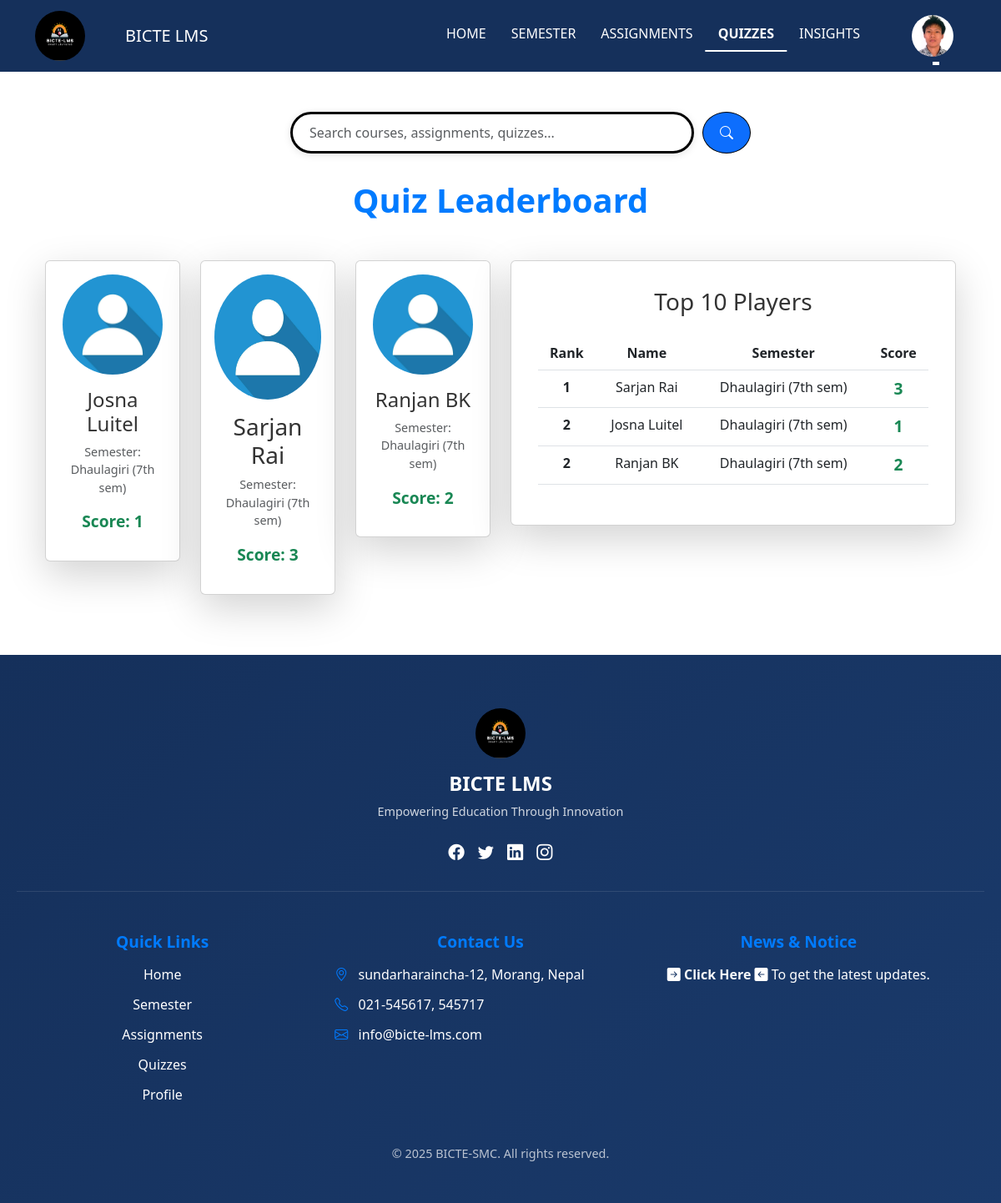
/api/leaderboard/ (signed in), run on the app's committed database.
### main/models.py (models this page shows, shortened)
class Student(models.Model):
    profile_picture = models.ImageField(upload_to='student_pics/', null=True, blank=True, default='no_image2.jpg')
    st_exam_roll_no = models.CharField(max_length=8, default='00000000')
    st_reg_no = models.CharField(max_length=40, default='0-0-000-00-0000')
    st_name = models.CharField(max_length=100)
    st_date_of_birth = models.DateField(null=True, blank=True)
    st_address = models.CharField(max_length=255)
    st_contact = models.CharField(max_length=15)
    enrollment_date = models.IntegerField(null=True, blank=True)
    st_email = models.EmailField(unique=True)
    st_password = models.CharField(max_length=128, default='studentSMC1')  # Default password
    st_gender = models.CharField(max_length=10, choices=[('Male', 'Male'), ('Female', 'Female'), ('Other', 'Other')], null=True, blank=True)
    st_father_name = models.CharField(max_length=100, null=True, blank=True)
    semester = models.ForeignKey('Semester', on_delete=models.CASCADE)
    email_sent = models.BooleanField(default=False)  # Track if email has been sent
    class Meta:
        verbose_name = "Student"
        verbose_name_plural = "Students"

class UserRank(models.Model):
    student = models.OneToOneField('Student', on_delete=models.CASCADE, related_name="rank")
    rank = models.IntegerField(null=True, blank=True)
    total_score = models.IntegerField(default=0)

class Semester(models.Model):
    EVEREST = "EV"
    ANNAPURNA = "AN"
    KANCHENJUNGA = "KA"
    MANASLU = "MA"
    LHOTSE = "LH"
    MAKALU = "MK"
    DHAULAGIRI = "DH"
    LANGTANG = "LA"
    SEMESTER_CHOICES = [
        (EVEREST, "Everest (1st sem)"),
        (ANNAPURNA, "Annapurna (2nd sem)"),
        (KANCHENJUNGA, "Kanchenjunga (3rd sem)"),
        (MANASLU, "Manaslu (4th sem)"),
        (LHOTSE, "Lhotse (5th sem)"),
        (MAKALU, "Makalu (6th sem)"),
        (DHAULAGIRI, "Dhaulagiri (7th sem)"),
        (LANGTANG, "Langtang (8th sem)"),
    ]
    se_name = models.CharField(max_length=2, choices=SEMESTER_CHOICES, default=EVEREST)
    batch = models.CharField(max_length=20)
    start_date = models.DateField()
    end_date = models.DateField(null=True, blank=True)
    is_active = models.BooleanField(default=True, verbose_name="Is Active")
    class Meta:
        verbose_name = "Semester"
        verbose_name_plural = "Semesters"

### main/views.py (the view)
# urls.py: path("leaderboard/", views.Leaderboard.as_view(), name = "leaderboard"),
class Leaderboard(LoginRequiredMixin, TemplateView):
    template_name = 'student_template/leaderboard.html'
    login_url = '/api/login/'
    def get_context_data(self, **kwargs):
        context = super().get_context_data(**kwargs)
        try:
            student = Student.objects.get(id=self.request.session.get('user_id'))
            context['student'] = student
            if not student.semester:
                context['error'] = 'You are not enrolled in any semester. Please contact the administrator.'
                return context
            top_students = UserRank.objects.filter(student__semester=student.semester).order_by('rank')[:10]
            context['top_students'] = top_students
            try:
                user_rank = UserRank.objects.get(student=student)
                context['user_rank'] = user_rank
            except UserRank.DoesNotExist:
                context['user_rank'] = None
        except Student.DoesNotExist:
            context['error'] = 'Student not found. Please log in again.'
        return context

### templates/student_template/leaderboard.html (shortened to what this page needs)
{% extends 'student_template/st_base_template.html' %} {% block title %} Leaderboard - BICTE LMS{% endblock %} {% load static %} {% block content %}
<div class="container mt-5">
    <div class="search-bar ps-5">
        <form class="d-flex justify-content-center" action="{% url 'search' %}" method="get">
            <input type="text" class="form-control search-input" name="q" placeholder="Search courses, assignments, quizzes..." aria-label="Search" />
            <button class="btn btn-primary search-btn" type="submit">
                <i class="bi bi-search"></i>
            </button>
        </form>
    </div>
    <h1 class="text-center mb-5">Quiz Leaderboard</h1>
    <div class="row">
        <div class="col-md-6">
            <div class="row justify-content-center">
                {% if top_students|length >= 3 %}
                <div class="col-md-4 text-center mb-4">
                    <div class="card shadow-lg p-3 mb-5 bg-white rounded animate__animated animate__fadeInLeft">
                        <a href="#">
                            <img src="{% static 'images/default-profile-picture1.jpg' %}" class="rounded-circle img-fluid mb-3" alt="Second Place" style="width: 120px; height: 120px" />
                        </a>
                        <h4>{{ top_students.1.student.st_name }}</h4>
                        <p class="text-muted">Semester: {{ top_students.1.student.semester.get_se_name_display }}</p>
                        <p class="text-success fw-bold">Score: {{ top_students.1.total_score }}</p>
                    </div>
                </div>
                <div class="col-md-4 text-center mb-4">
                    <div class="card shadow-lg p-3 mb-5 bg-white rounded animate__animated animate__fadeInUp">
                        <a href="#">
                            <img src="{% static 'images/default-profile-picture1.jpg' %}" class="rounded-circle img-fluid mb-3" alt="First Place" style="width: 150px; height: 150px" />
                        </a>
                        <h3>{{ top_students.0.student.st_name }}</h3>
                        <p class="text-muted">Semester: {{ top_students.0.student.semester.get_se_name_display }}</p>
                        <p class="text-success fw-bold">Score: {{ top_students.0.total_score }}</p>
                    </div>
                </div>
                <div class="col-md-4 text-center mb-4">
                    <div class="card shadow-lg p-3 mb-5 bg-white rounded animate__animated animate__fadeInRight">
                        <a href="#">
                            <img src="{% static 'images/default-profile-picture1.jpg' %}" class="rounded-circle img-fluid mb-3" alt="Third Place" style="width: 120px; height: 120px" />
                        </a>
                        <h4>{{ top_students.2.student.st_name }}</h4>
                        <p class="text-muted">Semester: {{ top_students.2.student.semester.get_se_name_display }}</p>
                        <p class="text-success fw-bold">Score: {{ top_students.2.total_score }}</p>
                    </div>
                </div>
                {% else %}
                <p class="text-muted">Not enough data to display top 3 players.</p>
                {% endif %}
            </div>
        </div>
        <div class="col-md-6">
            <div class="card shadow-lg p-3 mb-5 bg-white rounded">
                <div class="card-body">
                    <h3 class="text-center mb-4">Top 10 Players</h3>
                    <table class="table table-hover">
                        <thead>
                            <tr>
                                <th scope="col">Rank</th>
                                <th scope="col">Name</th>
                                <th scope="col">Semester</th>
                                <th scope="col">Score</th>
                            </tr>
                        </thead>
                        <tbody>
                            {% for rank in top_students %}
                            <tr>
                                <th scope="row">{{ rank.rank }}</th>
                                <td>{{ rank.student.st_name }}</td>
                                <td>{{ rank.student.semester.get_se_name_display }}</td>
                                <td class="text-success fw-bold">{{ rank.total_score }}</td>
                            </tr>
                            {% empty %}
                            <tr>
                                <td colspan="4" class="text-center text-muted">No data available.</td>
                            </tr>
                            {% endfor %}
                        </tbody>
                    </table>
                </div>
            </div>
        </div>
    </div>
</div>
<link rel="stylesheet" href="https://cdnjs.cloudflare.com/ajax/libs/animate.css/4.1.1/animate.min.css" />
{% endblock %}

### templates/student_template/st_base_template.html (shortened to what this page needs)
<!DOCTYPE html>
<html lang="en">
<head>
    <link rel="stylesheet" href="https://cdn.jsdelivr.net/npm/bootstrap-icons@1.11.3/font/bootstrap-icons.min.css">
    <link href="https://cdn.jsdelivr.net/npm/bootstrap@5.3.0/dist/css/bootstrap.min.css" rel="stylesheet" />
</head>
<body>
    {% load static %}
    <nav class="navbar navbar-expand-lg navbar-dark bg-dark">
        <div class="container">
            <div class="navbar-logo">
                <img class="mt-auto mb-auto" src="{% static 'images/main_logo.png' %}" alt="Logo" />
            </div>
            <a class="navbar-brand ms-5" href="#">BICTE LMS</a>
            <div class="collapse navbar-collapse" id="navbarNav">
                <ul class="navbar-nav ms-auto this_pading">
                    <li class="nav-item custom-padding dropdown">
                        <a class="nav-link {% if request.path == '/api/student-home/' %}active{% endif %}" href="/api/student-home/">Home</a>
                    </li>
                    <li class="nav-item custom-padding">
                        <a class="nav-link {% if request.path == '/api/st-semester-view/' %}active{% endif %}" href="/api/st-semester-view/{{ student.semester.id }}/">Semester</a
              >
            </li>
              <li class="nav-item custom-padding">
                        <a class="nav-link {% if request.path == '/api/student-assignment-view/' %}active{% endif %}" href="/api/student-assignment-view/">Assignments</a>
                    </li>
                    <li class="nav-item custom-padding">
                        <a class="nav-link {% if request.path == '/api/leaderboard/' %}active{% endif %}" href="/api/leaderboard/">Quizzes</a
              >
            </li>
            <li class="nav-item custom-padding dropdown">
              <a
                class="nav-link {% if request.path == '#' %}active{% endif %}"
                href="#"
                >Insights</a
              >
            </li>
              </ul>
            <li class="nav-item dropdown user_profile">
              <a
                class="nav-link dropdown-toggle no-hover"
                href="#"
                id="navbarDropdown"
                role="button"
                data-bs-toggle="dropdown"
                aria-expanded="false"
              >
                {% if student.profile_picture %}
                <img
                  src="{{ student.profile_picture.url }}"
                  alt="Profile Picture"
                  class="rounded-circle"
                  style="width: 50px; height: 50px"
                />
                {% endif %}
              </a>
            </li>
        </div>
      </div>
    </nav>
    <div class="container mt-4">{% block content %}{% endblock %}</div>
    <footer class="footer-section">
      <div class="footer-container">
          <div class="footer-top">
              <div class="footer-brand">
                  <div class="navbar-logo">
                      <a href="#">
                        <img src="{% static 'images/main_logo.png' %}" alt="Logo" />
                      </a>
            </div>
            <h3 class="brand-name" style="color:white !important;">BICTE LMS</h3>
            <p class="brand-tagline">Empowering Education Through Innovation</p>
            <div class="social-icons">
                <a href="#" class="social-icon"><i class="bi bi-facebook"></i></a>
                <a href="#" class="social-icon"><i class="bi bi-twitter"></i></a>
                <a href="#" class="social-icon"><i class="bi bi-linkedin"></i></a>
                <a href="#" class="social-icon"><i class="bi bi-instagram"></i></a>
            </div>
        </div>
        </div>
        <div class="footer-links mt-5 pe-5" style=" justify-content: center;  ">
            <div class="links-column" style=" text-align: center;">
                <h4 class="links-title">Quick Links</h4>
                <ul>
                    <li><a href="/api/student-home/">Home</a></li>
                    <li>
                        {% if student.semester %}
                        <a href="{% url 'st-semester-view' student.semester.id %}">Semester</a> {% else %}
                        <span class="text-muted error_semester ">Semester (Not Assigned)</span> {% endif %}
                    </li>
                    <li><a href="/api/student-assignment/">Assignments</a></li>
                    <li><a href="/api/leaderboard/">Quizzes</a></li>
                    <li><a href="/api/student-profile/">Profile</a></li>
                </ul>
            </div>
            <div class="links-column">
                <h4 class="links-title  text-center">Contact Us</h4>
                <ul>
                    <li><i class="bi bi-geo-alt"></i> sundarharaincha-12, Morang, Nepal</li>
                    <li><i class="bi bi-telephone"></i> 021-545617, 545717</li>
                    <li><i class="bi bi-envelope"></i> info@bicte-lms.com</li>
                </ul>
            </div>
            <div class="links-column">
                <h4 class="links-title text-center">News &amp; Notice</h4>
                <p class=" text-center bi bi-arrow-right-square-fill">
                    <a href="/api/student-notice-list/" class="text-decoration-none text-light fw-bold"> Click Here </a><span class="bi bi-arrow-left-square-fill"> To get the latest updates</span>.</p>
            </div>
        </div>
        <div class="footer-bottom">
            <p>&copy; <span id="current-year"></span> BICTE-SMC. All rights reserved.</p>
        </div>
        </div>
        </footer>
</body>
</html>

### data on the page
Student: profile_picture (picture)
UserRank: student.st_name "Josna Luitel", student.se_name "Dhaulagiri (7th sem)", total_score "1", rank "2", student.semester.se_name "Dhaulagiri (7th sem)"
UserRank: student.st_name "Sarjan Rai", student.se_name "Dhaulagiri (7th sem)", total_score "3", rank "1", student.semester.se_name "Dhaulagiri (7th sem)"
UserRank: student.st_name "Ranjan BK", student.se_name "Dhaulagiri (7th sem)", total_score "2", rank "2", student.semester.se_name "Dhaulagiri (7th sem)"
